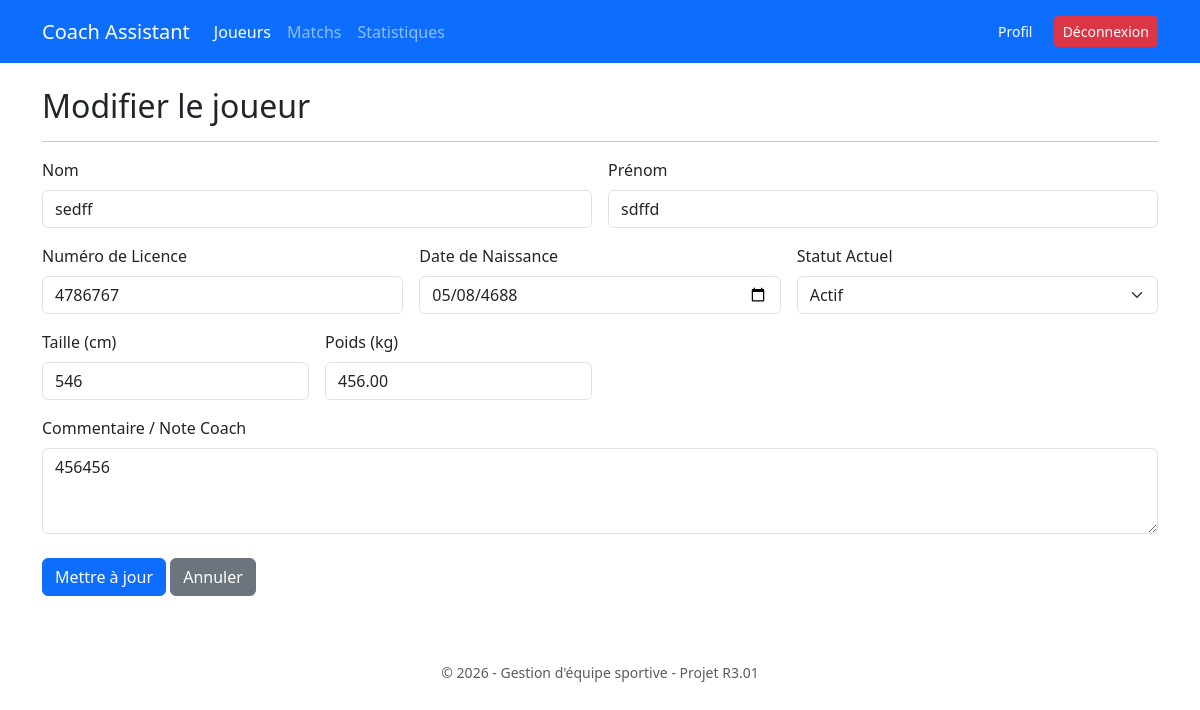
Screenshot of /index.php?page=joueurs&action=edit&id=2 (signed in) with the database file from the repository.
### tables this page shows
CREATE TABLE `joueur` (
  `id_joueur` int(11) NOT NULL,
  `nom` varchar(50) NOT NULL,
  `prenom` varchar(50) NOT NULL,
  `numero_licence` varchar(50) NOT NULL,
  `date_naissance` date NOT NULL,
  `taille` int(11) DEFAULT NULL COMMENT 'en cm',
  `poids` decimal(5,2) DEFAULT NULL COMMENT 'en kg',
  `statut` enum('Actif','Blessé','Suspendu','Absent') DEFAULT 'Actif',
  `commentaire` text DEFAULT NULL
);

### config/DBConnection.php (called while the page is built)
<?php
class DBConnection {
    private static $instance = null;
    private $pdo;
    private function __construct() {
        $host = 'localhost';
        $dbname = 'gestion_sport';
        $user = 'root';
        $pass = '';
        try {
            $this->pdo = new PDO("mysql:host=$host;dbname=$dbname;charset=utf8", $user, $pass);
            $this->pdo->setAttribute(PDO::ATTR_ERRMODE, PDO::ERRMODE_EXCEPTION);
            $this->pdo->setAttribute(PDO::ATTR_DEFAULT_FETCH_MODE, PDO::FETCH_ASSOC);
        } catch (PDOException $e) {
            die("Erreur connexion DB: " . $e->getMessage());
        }
    }
    public static function getInstance() {
        if (self::$instance === null) {
            self::$instance = new DBConnection();
        }
        return self::$instance;
    }
    public function getPDO() {
        return $this->pdo;
    }
}
?>

### models/JoueurModel.php (called while the page is built, shortened)
<?php
class JoueurModel {
    private $pdo;
    public function __construct() {
        $this->pdo = DBConnection::getInstance()->getPDO();
    }
    public function getJoueurById($id) {
        $sql = "SELECT * FROM joueur WHERE id_joueur = :id";
        $stmt = $this->pdo->prepare($sql);
        $stmt->execute([':id' => $id]);
        return $stmt->fetch();
    }
}
?>

### views/joueurs/form.php (the view, shortened to what this page needs)
<?php
$isEdit = isset($joueur);
?>
<form action="index.php?page=joueurs&action=save" method="post" class="row g-3">
    <div class="col-md-6">
        <label for="nom" class="form-label">Nom</label>
        <input type="text" class="form-control" name="nom" required
               value="<?= $isEdit ? $joueur['nom'] : '' ?>">
    </div>
    <div class="col-md-6">
        <label for="prenom" class="form-label">Prénom</label>
        <input type="text" class="form-control" name="prenom" required
               value="<?= $isEdit ? $joueur['prenom'] : '' ?>">
    </div>
    <div class="col-md-4">
        <label for="licence" class="form-label">Numéro de Licence</label>
        <input type="text" class="form-control" name="licence" required
               value="<?= $isEdit ? $joueur['numero_licence'] : '' ?>">
    </div>
    <div class="col-md-4">
        <label for="date_naissance" class="form-label">Date de Naissance</label>
        <input type="date" class="form-control" name="date_naissance" required
               value="<?= $isEdit ? $joueur['date_naissance'] : '' ?>">
    </div>
    <div class="col-md-4">
        <label for="statut" class="form-label">Statut Actuel</label>
        <select class="form-select" name="statut">
            <?php
            $statuts = ['Actif', 'Blessé', 'Suspendu', 'Absent'];
            foreach ($statuts as $s):
                $selected = ($isEdit && $joueur['statut'] == $s) ? 'selected' : '';
            ?>
                <option value="<?= $s ?>" <?= $selected ?>><?= $s ?></option>
            <?php endforeach; ?>
        </select>
    </div>
    <div class="col-md-3">
        <label for="taille" class="form-label">Taille (cm)</label>
        <input type="number" class="form-control" name="taille"
               value="<?= $isEdit ? $joueur['taille'] : '' ?>">
    </div>
    <div class="col-md-3">
        <label for="poids" class="form-label">Poids (kg)</label>
        <input type="number" step="0.1" class="form-control" name="poids"
               value="<?= $isEdit ? $joueur['poids'] : '' ?>">
    </div>
    <div class="col-12">
        <label for="commentaire" class="form-label">Commentaire / Note Coach</label>
        <textarea class="form-control" name="commentaire" rows="3"><?= $isEdit ? $joueur['commentaire'] : '' ?></textarea>
    </div>
    <div class="col-12 mt-4">
        <button type="submit" class="btn btn-primary">
            <?= $isEdit ? 'Mettre à jour' : 'Enregistrer le joueur' ?>
        </button>
        <a href="index.php?page=joueurs&action=liste" class="btn btn-secondary">Annuler</a>
    </div>
</form>

### rows the page displays
joueur: nom "sedff", prenom "sdffd", licence "4786767", date_naissance "05/08/4688", taille "546", poids "456.00", commentaire "456456"

### other values shown
$titre "Modifier le joueur"
form field statut "Actif"
